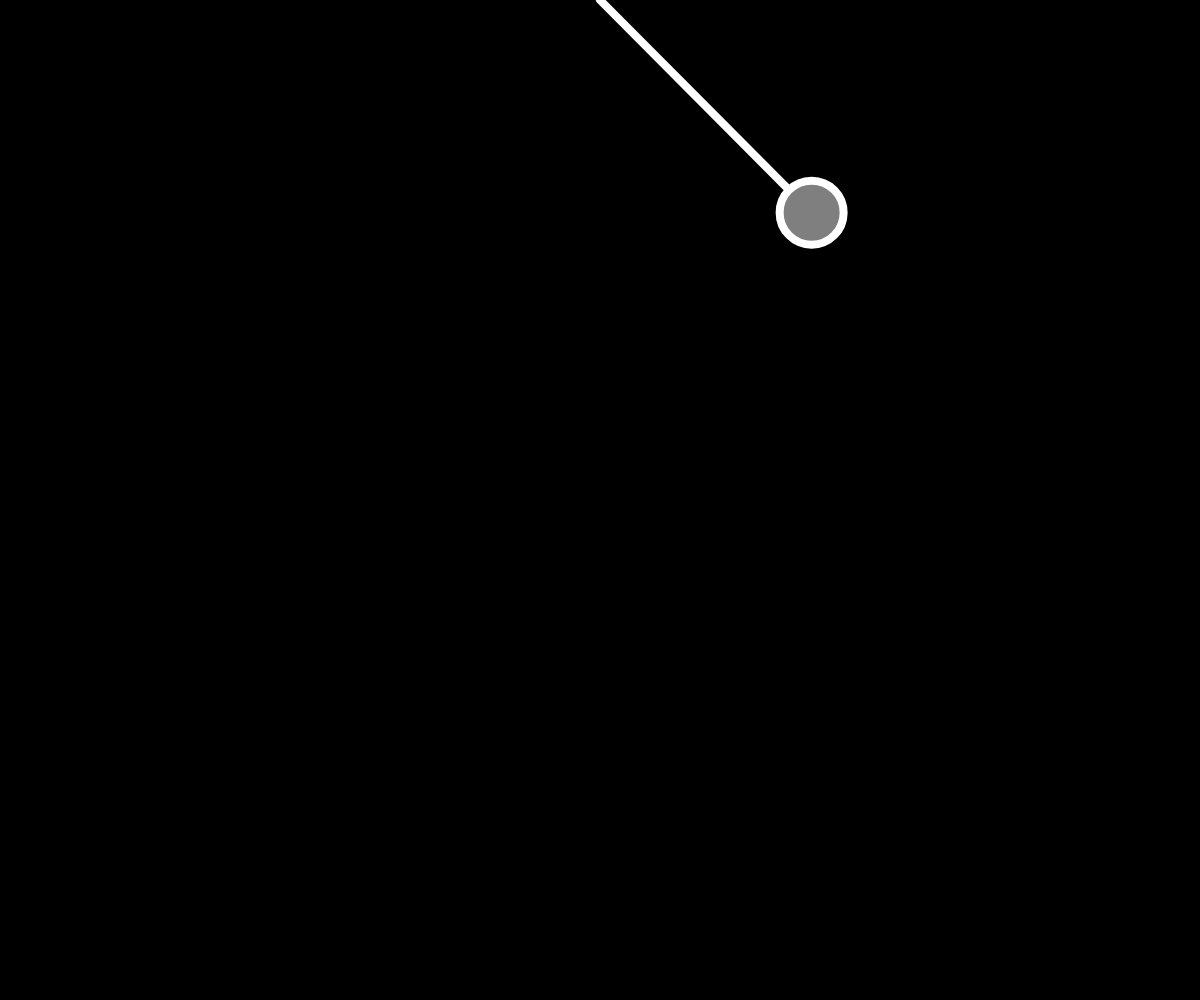
Frame 1 (no input)
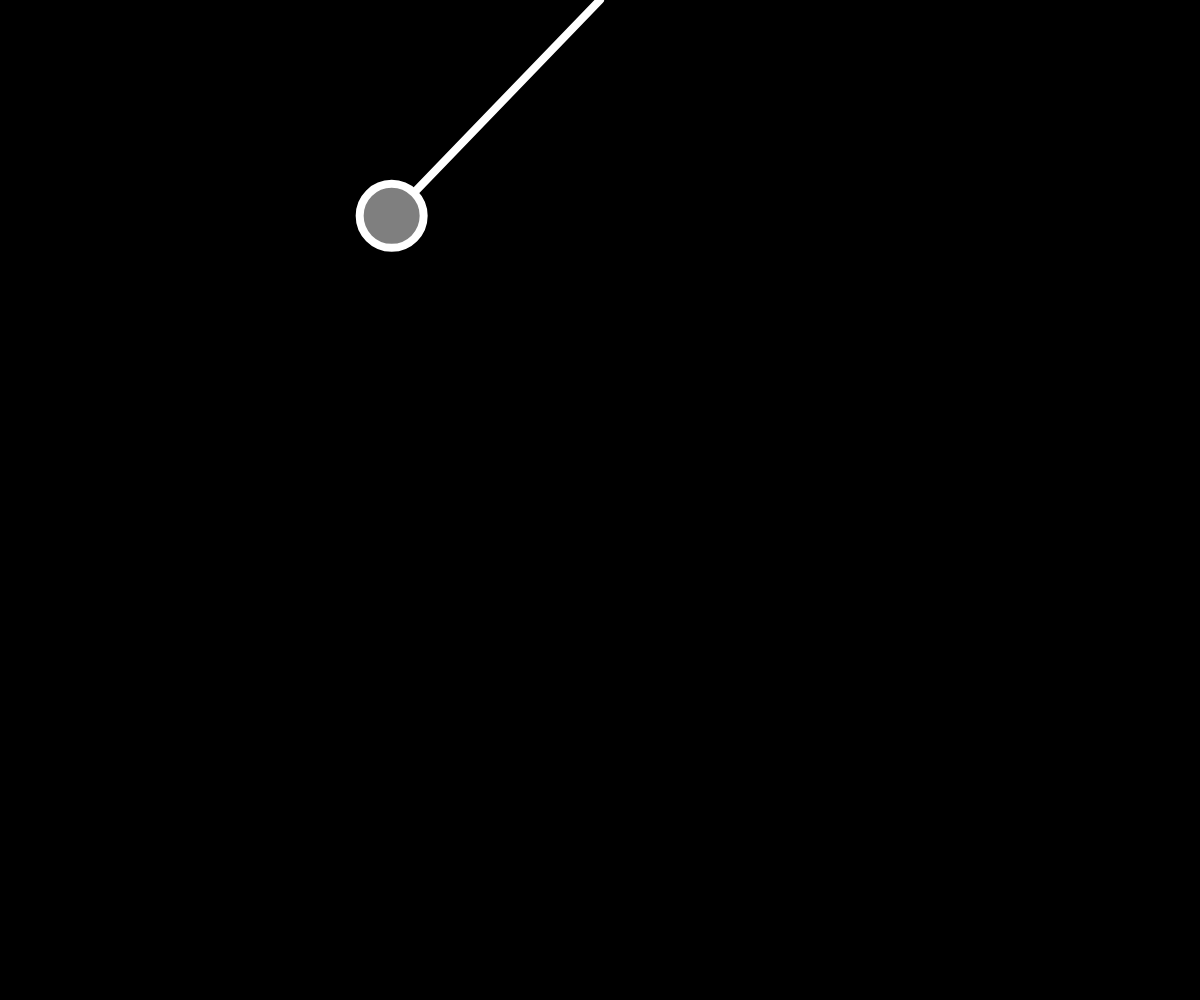
Frame 60 (no input)
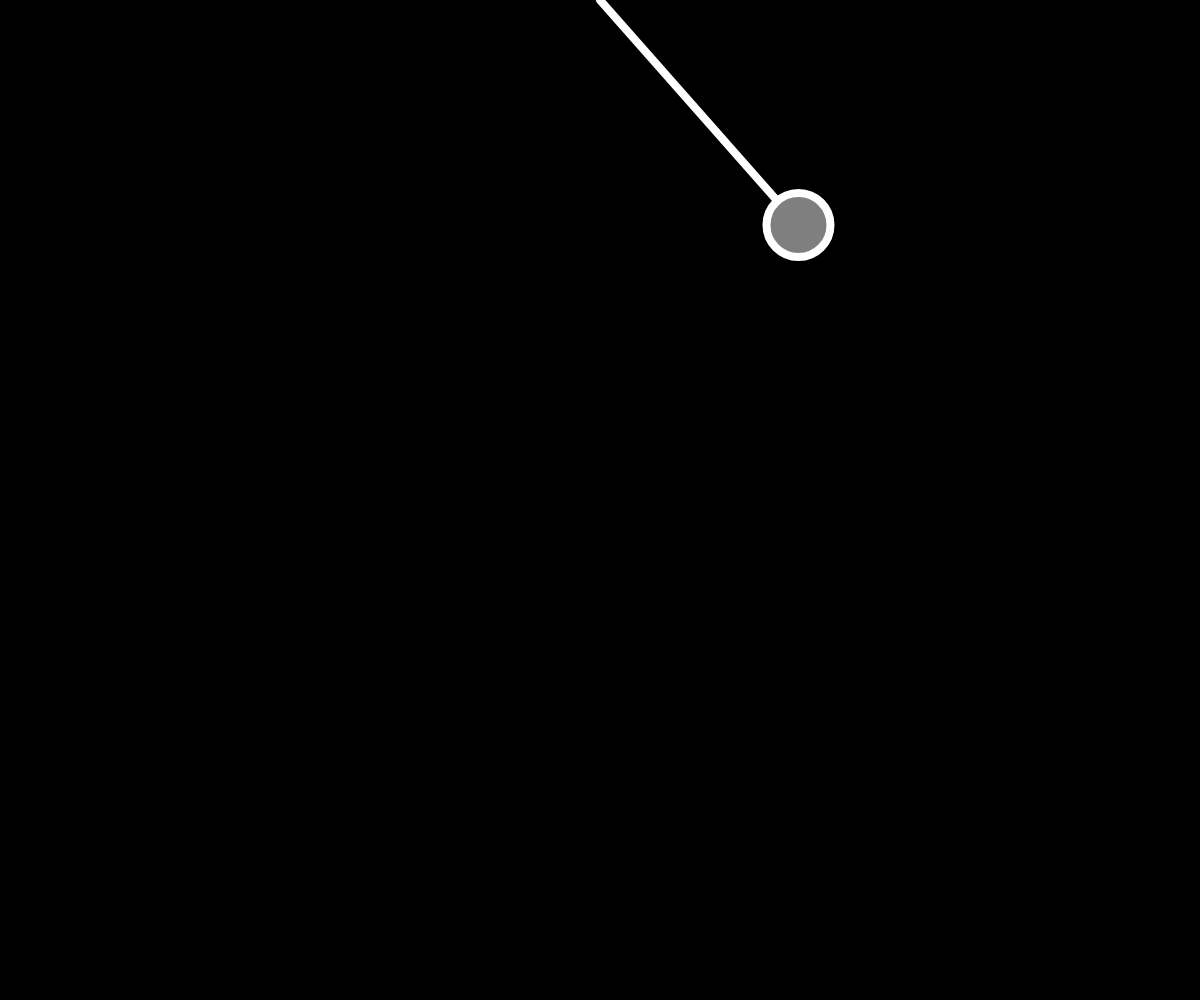
Frame 120 (the mouse pressed at the canvas centre since frame 60)

The p5.js sketch that drew these frames (run headless with seeded random() and noise() and a simulated clock; from frame 60 on, the mouse is pressed at the canvas centre):

// p5.js sketch
// ── sketch.js
let angle;
let bob;
let len;
let origin;

let angleV = 0;
let angleA = 0.0001;

let gravity = 1;
let count = 0;

function setup() {
  createCanvas(windowWidth, windowHeight);
  angle = PI / 4;
  bob = createVector();
  len = 300;
  origin = createVector(width / 2, 0);
}

function draw() {
  background(0);

  let force = gravity * sin(angle);
  angleA = (-1 * force) / len;

  angleV += angleA;
  angle += angleV;

  bob.x = len * sin(angle) + origin.x;
  bob.y = len * cos(angle) + origin.y;

  stroke(255);
  strokeWeight(8);
  fill(127);
  line(origin.x, origin.y, bob.x, bob.y);
  circle(bob.x, bob.y, 64);
}
